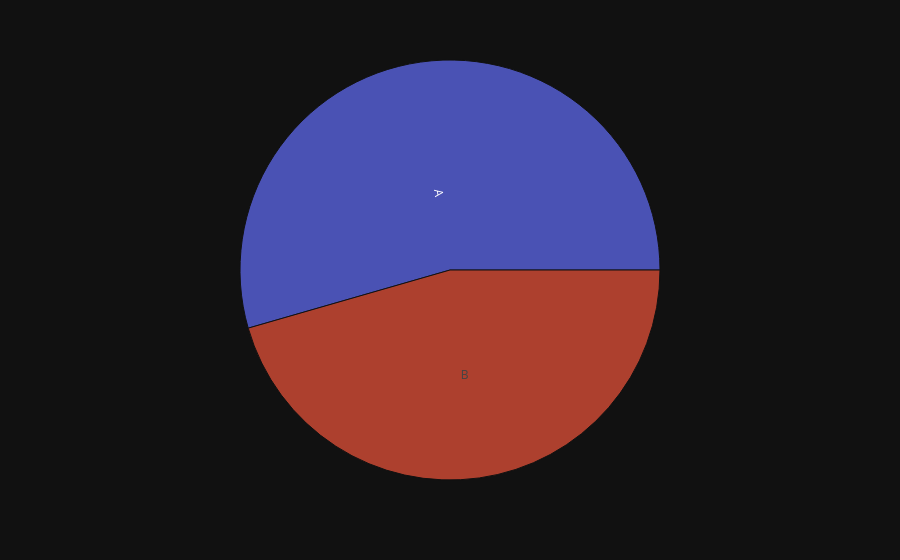

Notebook source saved alongside this figure:
### Code cell
# 8. Custom depth (only group-level view)
px.sunburst(gh, path=['Level1'], values='NET')

### Figure 1 — Plotly figure (JSON) as saved in the notebook; plotly's stock layout.template omitted (floating-point values rounded to 4 significant figures)
{"data": [{"branchvalues": "total", "domain": {"x": [0, 1], "y": [0, 1]}, "hovertemplate": "labels=%{label}<br>NET=%{value}<br>parent=%{parent}<br>id=%{id}<extra></extra>", "ids": ["A", "B"], "labels": ["A", "B"], "name": "", "parents": ["", ""], "type": "sunburst", "values": [377, 315.2]}], "layout": {"legend": {"tracegroupgap": 0}, "margin": {"t": 60}}}
